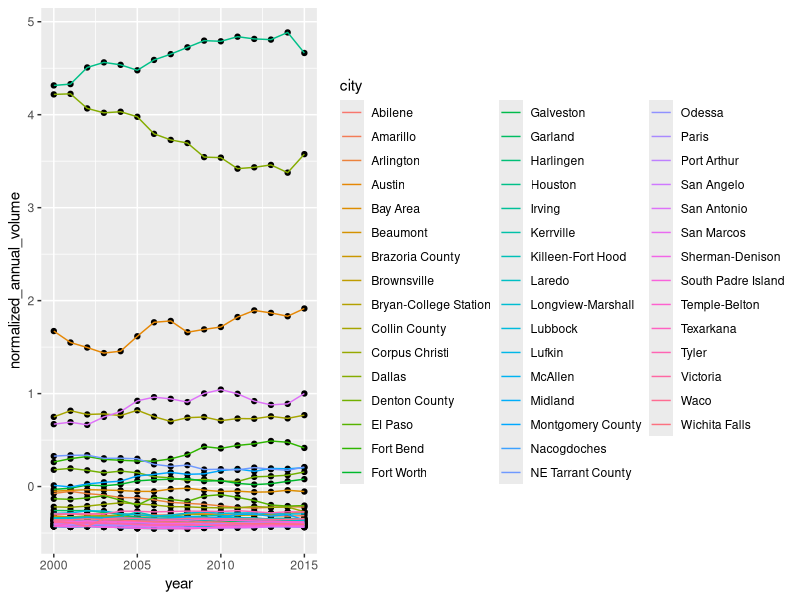

This chart was generated by the following R code:
## ---- chunk 1
knitr::opts_chunk$set(echo = TRUE)
options(dplyr.summarise.inform = FALSE)
library(tidyverse)
## ---- chunk 2
    calc_quadratic <- function(x) {
      x ^ 2 + 2 * x + 1
    }
## ---- chunk 3
    calc_quadratic(5)
## ---- chunk 4
    solve_quadratic <- function(a, b, c){
      
      determinant <- sqrt(b ^ 2 - 4 * a * c)
      root_1 <- (-b + determinant) / (2 * a)
      root_2 <- (-b - determinant) / (2 * a)
      
      c(root_1, root_2)
    
      }
## ---- chunk 5
    solve_quadratic(a = -4, b = 0, c = 1)
## ---- chunk 6
    
    # Note using the name `na.rm` is good practice, because it is
    # consistent with other R functions and so less likely to be frustrating
    normalize <- function(x, na.rm = FALSE) {
      (x - mean(x, na.rm = na.rm)) / sd(x, na.rm = na.rm)
    }
## ---- chunk 7
    normalize(1:5)
## ---- chunk 8
        normalize(c(1,2,3,4,5, NA), na.rm = TRUE)
## ---- chunk 9
    txhousing %>%
      group_by(year, city) %>%
      summarize(annual_volume = sum(volume, na.rm = TRUE)) %>%
      group_by(year) %>%
      mutate(normalized_annual_volume = normalize(annual_volume)) %>%
      ggplot(aes(x = year, y = normalized_annual_volume)) + 
      geom_point() +
      geom_line(aes(color = city))
## ---- chunk 10
    calc_quadratic <- function(x) {
      x ^ 2 + 2 * x + 1
    }
## ---- chunk 11
    calc_quadratic(-10:10)
## ---- chunk 12
    calc_quadratic <- function(x, a = 1, b = 2, c = 1) {
     a * x ^ 2 + b * x + c
    }
    
    calc_quadratic(5)
## ---- chunk 13
    solve_quadratic <- function(a, b, c){
      
      determinant <- sqrt(b ^ 2 - 4 * a * c)
      root_1 <- (-b + determinant) / (2 * a)
      root_2 <- (-b - determinant) / (2 * a)
      
      c(root_1, root_2)
    
      }
## ---- chunk 14
    solve_quadratic(a = -4, b = 0, c = 1)
## ---- chunk 15
    
    # Note using the name `na.rm` is good practice, because it is
    # consistent with other R functions and so less likely to be frustrating
    normalize <- function(x, na.rm = FALSE) {
      (x - mean(x, na.rm = na.rm)) / sd(x, na.rm = na.rm)
    }
## ---- chunk 16
    normalize(1:5)
